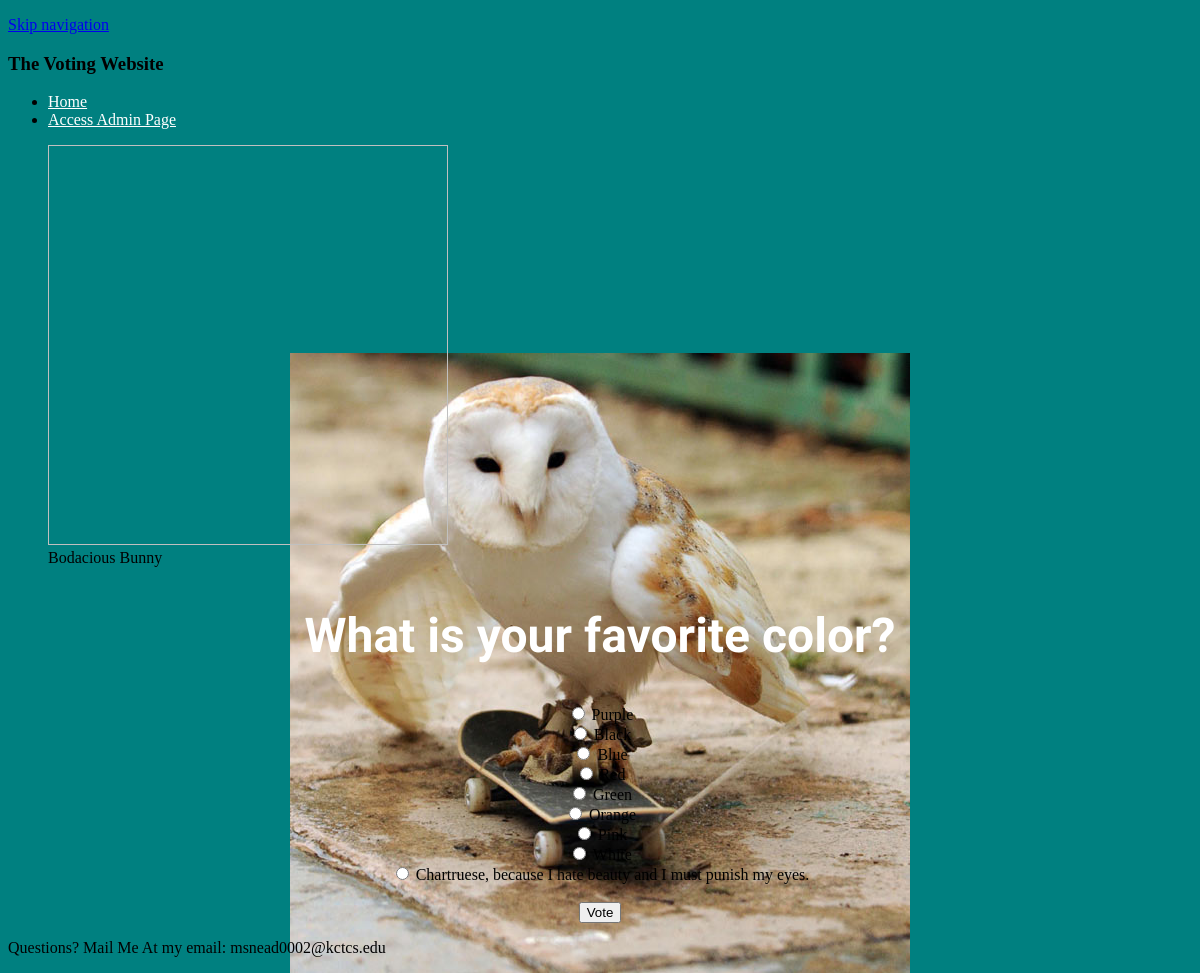
The app's page /polls/5/ with its own data.
### polls/models.py (models this page shows, shortened)
@python_2_unicode_compatible  # only if you need to support Python 2
class Question(models.Model):
    question_text = models.CharField(max_length=200)
    pub_date = models.DateTimeField('date published')
    def was_published_recently(self):
        now = timezone.now()
        return now - datetime.timedelta(days=1) <= self.pub_date <= now
    was_published_recently.admin_order_field = 'pub_date'
    was_published_recently.boolean = True
    was_published_recently.short_description = 'Published recently?'

@python_2_unicode_compatible  # only if you need to support Python 2
class Choice(models.Model):
    question = models.ForeignKey(Question, on_delete=models.CASCADE)
    choice_text = models.CharField(max_length=200)
    votes = models.IntegerField(default=0)

### polls/views.py (the view)
# urls.py: url(r'^(?P<pk>[0-9]+)/$', views.DetailView.as_view(), name='detail'),
class DetailView(generic.DetailView):
    model = Question
    template_name = 'polls/detail.html'
    def get_queryset(self):
        return Question.objects.filter(pub_date__lte=timezone.now())

### polls/templates/polls/detail.html (shortened to what this page needs)
{% load staticfiles %}
<!DOCTYPE html>
<html lang="en">
   <head>
	  <link rel="stylesheet" type="text/css" href="{% static 'polls/style.css' %}" />
   </head>
   <body>
		<div class="container">
			<p class="skipnavigation"><a href="#contentstart">Skip navigation</a></p>
			<header>
				<h3>The Voting Website</h3>
			</header>
			<nav class = "sitenavigation">
				<ul>
					<li><a href = "http://127.0.0.1:8000/polls/">Home<a></li>
					<li><a href = "http://127.0.0.1:8000/admin/">Access Admin Page<a></li>
				</ul>
			</nav>
			<article>
				<figure class="bunny">
					<img href="{% static 'polls/background.jpg' %}" width="400" height="400" alt="">
					<figcaption>Bodacious Bunny</figcaption>
				</figure>
				<div>
					<h1>{{ question.question_text }}</h1>
					<center>
					<form action="{% url 'polls:vote' question.id %}" method="post">
					{% for choice in question.choice_set.all %}
						<input type="radio" name="choice" id="choice{{ forloop.counter }}" value="{{ choice.id }}" />
						<label for="choice{{ forloop.counter }}">{{ choice.choice_text }}</label><br/>
					{% endfor %}
					<br/>
					<input type="submit" value="Vote" />
					</form>
					</center>
				</div>
			</article>
			<footer>
				<p>Questions? Mail Me At my email: msnead0002@kctcs.edu</a></p>
			</footer>
		</div>
   </body>

### polls/static/polls/style.css (style rules this page uses)
li a { color: white; }
body { background: teal url("images/background.JPG") no-repeat center bottom; }
h1 { color: White; font-family: "pinyon script", "times new roman", sans-serif; font-style: itallic; text-align: center; font-size: 3em; }

### records on screen
Question: question_text "What is your favorite color?"
Choice: choice_text "Purple"
Choice: choice_text "Black"
Choice: choice_text "Blue"
Choice: choice_text "Red"
Choice: choice_text "Green"
Choice: choice_text "Orange"
Choice: choice_text "Pink"
Choice: choice_text "White"
Choice: choice_text "Chartruese, because I hate beauty and I must punish my eyes."
